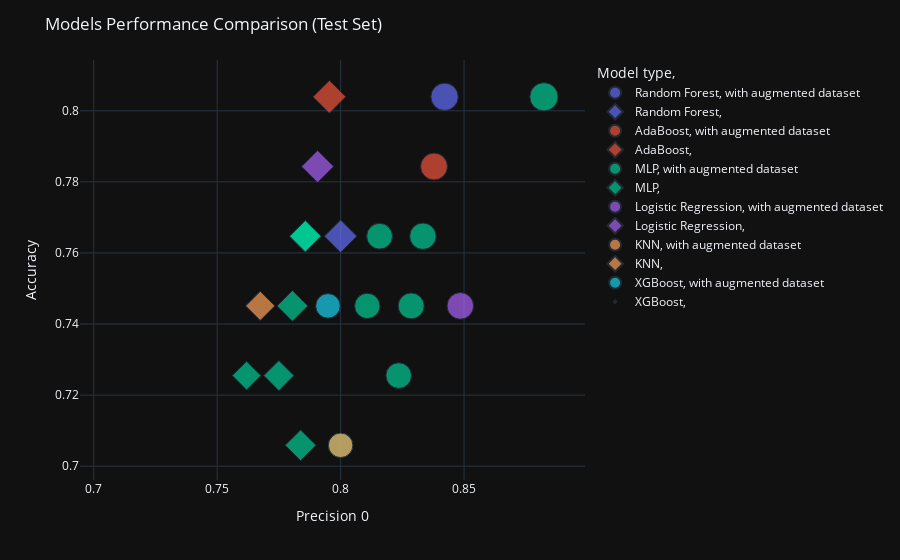

Notebook code cell kept with this figure:
### Code cell
compare_models_performance(df_metrics_results, model_colors,model_types,model_types_full_names,x="test_precision_0",y="test_accuracy",
                           xlabel="Precision 0", ylabel="Accuracy",title="Models Performance Comparison (Test Set)")

### Figure 1 — Plotly figure (JSON) as saved in the notebook; plotly's stock layout.template omitted (floating-point values rounded to 4 significant figures)
{"data": [{"hovertemplate": "<b>%{hovertext}</b><br>Accuracy : %{y:.2f}<br>Precision 0 : %{x:.2f}", "hovertext": ["Random Forest"], "legendgroup": "Random Forest, with augmented dataset", "marker": {"color": "#636efa", "size": [0.6429], "sizemode": "area", "sizeref": 0.001719, "symbol": "circle"}, "mode": "markers", "name": "Random Forest, with augmented dataset", "orientation": "v", "showlegend": true, "x": [0.8421], "xaxis": "x", "y": [0.8039], "yaxis": "y", "type": "scatter"}, {"hovertemplate": "<b>%{hovertext}</b><br>Accuracy : %{y:.2f}<br>Precision 0 : %{x:.2f}", "hovertext": ["Random Forest"], "legendgroup": "Random Forest, ", "marker": {"color": "#636efa", "size": [0.5385], "sizemode": "area", "sizeref": 0.001719, "symbol": "diamond"}, "mode": "markers", "name": "Random Forest, ", "orientation": "v", "showlegend": true, "x": [0.8], "xaxis": "x", "y": [0.7647], "yaxis": "y", "type": "scatter"}, {"hovertemplate": "<b>%{hovertext}</b><br>Accuracy : %{y:.2f}<br>Precision 0 : %{x:.2f}", "hovertext": ["AdaBoost"], "legendgroup": "AdaBoost, with augmented dataset", "marker": {"color": "#EF553B", "size": [0.6207], "sizemode": "area", "sizeref": 0.001719, "symbol": "circle"}, "mode": "markers", "name": "AdaBoost, with augmented dataset", "orientation": "v", "showlegend": true, "x": [0.8378], "xaxis": "x", "y": [0.7843], "yaxis": "y", "type": "scatter"}, {"hovertemplate": "<b>%{hovertext}</b><br>Accuracy : %{y:.2f}<br>Precision 0 : %{x:.2f}", "hovertext": ["AdaBoost"], "legendgroup": "AdaBoost, ", "marker": {"color": "#EF553B", "size": [0.5455], "sizemode": "area", "sizeref": 0.001719, "symbol": "diamond"}, "mode": "markers", "name": "AdaBoost, ", "orientation": "v", "showlegend": true, "x": [0.7955], "xaxis": "x", "y": [0.8039], "yaxis": "y", "type": "scatter"}, {"hovertemplate": "<b>%{hovertext}</b><br>Accuracy : %{y:.2f}<br>Precision 0 : %{x:.2f}", "hovertext": ["MLP_10_10_10", "MLP_10_10_10_10_10", "MLP_10_10_10_10", "MLP_10_10", "MLP_8_4", "MLP_10", "MLP_100_50_10"], "legendgroup": "MLP, with augmented dataset", "marker": {"color": "#00cc96", "size": [0.6875, 0.6, 0.5714, 0.5806, 0.5517, 0.5625, 0.5161], "sizemode": "area", "sizeref": 0.001719, "symbol": "circle"}, "mode": "markers", "name": "MLP, with augmented dataset", "orientation": "v", "showlegend": true, "x": [0.8824, 0.8333, 0.8158, 0.8286, 0.8108, 0.8235, 0.8], "xaxis": "x", "y": [0.8039, 0.7647, 0.7647, 0.7451, 0.7451, 0.7255, 0.7059], "yaxis": "y", "type": "scatter"}, {"hovertemplate": "<b>%{hovertext}</b><br>Accuracy : %{y:.2f}<br>Precision 0 : %{x:.2f}", "hovertext": ["MLP_10_10_10", "MLP_10", "MLP_10_10", "MLP_8_4", "MLP_100_50_10", "MLP_10_10_10_10", "MLP_10_10_10_10_10"], "legendgroup": "MLP, ", "marker": {"color": "#00cc96", "size": [0.5, 0.5, 0.5, 0.48, 0.4167, 0.4615, 0.4828], "sizemode": "area", "sizeref": 0.001719, "symbol": "diamond"}, "mode": "markers", "name": "MLP, ", "orientation": "v", "showlegend": true, "x": [0.7857, 0.7857, 0.7857, 0.7805, 0.7619, 0.775, 0.7838], "xaxis": "x", "y": [0.7647, 0.7647, 0.7647, 0.7451, 0.7255, 0.7255, 0.7059], "yaxis": "y", "type": "scatter"}, {"hovertemplate": "<b>%{hovertext}</b><br>Accuracy : %{y:.2f}<br>Precision 0 : %{x:.2f}", "hovertext": ["Logistic Regression"], "legendgroup": "Logistic Regression, with augmented dataset", "marker": {"color": "#ab63fa", "size": [0.6061], "sizemode": "area", "sizeref": 0.001719, "symbol": "circle"}, "mode": "markers", "name": "Logistic Regression, with augmented dataset", "orientation": "v", "showlegend": true, "x": [0.8485], "xaxis": "x", "y": [0.7451], "yaxis": "y", "type": "scatter"}, {"hovertemplate": "<b>%{hovertext}</b><br>Accuracy : %{y:.2f}<br>Precision 0 : %{x:.2f}", "hovertext": ["Logistic Regression"], "legendgroup": "Logistic Regression, ", "marker": {"color": "#ab63fa", "size": [0.5217], "sizemode": "area", "sizeref": 0.001719, "symbol": "diamond"}, "mode": "markers", "name": "Logistic Regression, ", "orientation": "v", "showlegend": true, "x": [0.7907], "xaxis": "x", "y": [0.7843], "yaxis": "y", "type": "scatter"}, {"hovertemplate": "<b>%{hovertext}</b><br>Accuracy : %{y:.2f}<br>Precision 0 : %{x:.2f}", "hovertext": ["KNN"], "legendgroup": "KNN, with augmented dataset", "marker": {"color": "#FFA15A", "size": [0.5161], "sizemode": "area", "sizeref": 0.001719, "symbol": "circle"}, "mode": "markers", "name": "KNN, with augmented dataset", "orientation": "v", "showlegend": true, "x": [0.8], "xaxis": "x", "y": [0.7059], "yaxis": "y", "type": "scatter"}, {"hovertemplate": "<b>%{hovertext}</b><br>Accuracy : %{y:.2f}<br>Precision 0 : %{x:.2f}", "hovertext": ["KNN"], "legendgroup": "KNN, ", "marker": {"color": "#FFA15A", "size": [0.4348], "sizemode": "area", "sizeref": 0.001719, "symbol": "diamond"}, "mode": "markers", "name": "KNN, ", "orientation": "v", "showlegend": true, "x": [0.7674], "xaxis": "x", "y": [0.7451], "yaxis": "y", "type": "scatter"}, {"hovertemplate": "<b>%{hovertext}</b><br>Accuracy : %{y:.2f}<br>Precision 0 : %{x:.2f}", "hovertext": ["XGBoost"], "legendgroup": "XGBoost, with augmented dataset", "marker": {"color": "#19d3f3", "size": [0.5185], "sizemode": "area", "sizeref": 0.001719, "symbol": "circle"}, "mode": "markers", "name": "XGBoost, with augmented dataset", "orientation": "v", "showlegend": true, "x": [0.7949], "xaxis": "x", "y": [0.7451], "yaxis": "y", "type": "scatter"}, {"hovertemplate": "<b>%{hovertext}</b><br>Accuracy : %{y:.2f}<br>Precision 0 : %{x:.2f}", "hovertext": ["XGBoost"], "legendgroup": "XGBoost, ", "marker": {"color": "#19d3f3", "size": [0.0], "sizemode": "area", "sizeref": 0.001719, "symbol": "diamond"}, "mode": "markers", "name": "XGBoost, ", "orientation": "v", "showlegend": true, "x": [0.7059], "xaxis": "x", "y": [0.7059], "yaxis": "y", "type": "scatter"}], "layout": {"xaxis": {"anchor": "y", "domain": [0.0, 1.0], "title": {"text": "Precision 0"}}, "yaxis": {"anchor": "x", "domain": [0.0, 1.0], "title": {"text": "Accuracy"}}, "legend": {"title": {"text": "Model type, "}, "tracegroupgap": 0, "itemsizing": "constant"}, "margin": {"t": 60}, "title": {"text": "Models Performance Comparison (Test Set)"}, "hovermode": "x"}}
